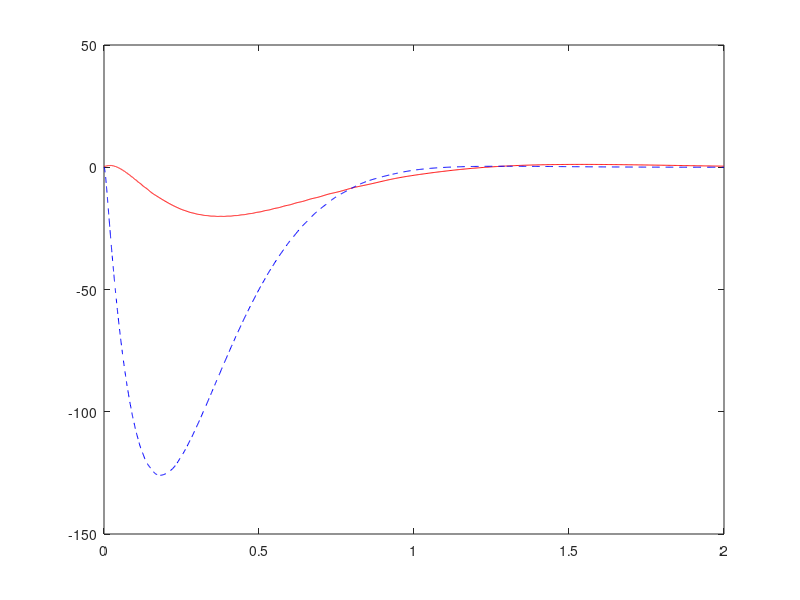

MATLAB code to generate this figure:
function []= question1()
clc
clear all;
close all;

I1=.1213;  I2 = .0116; m1=6.5225; r1=0.0983; m2=2.0458; r2=.0229; l1=.26; l2=.26;

a = I1+I2+m1*r1^2+ m2*(l1^2+ r2^2);
b = m2*l1*r2;
d = I2+ m2*r2^2;






x0= [0.33,0.1,0.0,0.0]; % Initial Condition - Format:[theta1,theta2,dtheta1,dtheta2]

tf=2;

%% Solve the closed-loop system nonlinear differential equation (PlanarArmODE) via ode45
%%ode45 solves the differential equation and returns X with respect to T.
global torque
torque=[];
global sum;
global last_t;
global last_error;


sum = [0;0];
last_t = 0;


[T,X] = ode45(@(t,x)planarArmODE(t,x),[0 tf],x0);

%% Plot Data
figure('Name','Positions ')
plot(T, X(:,1),'r-');
hold on
plot(T, X(:,2),'b--');
hold on


%% Definging Functions

    function dx = planarArmODE(t,x)
        theta_d=[0;0]; % Desired Set-Point Position
        dtheta_d=[0;0]; % Desired velocity (Derivative of theta_d)
        ddtheta_d=[0;0];
        theta= x(1:2,1);
        dtheta= x(3:4,1);
        
        global Mmat Cmat 
        
        Mmat = [a+2*b*cos(x(2)), d+b*cos(x(2));  d+b*cos(x(2)), d];
        Cmat = [-b*sin(x(2))*x(4), -b*sin(x(2))*(x(3)+x(4)); b*sin(x(2))*x(3),0];
        invMC = Mmat\Cmat;
                
        tau = PIDControl(theta_d,dtheta_d,theta,dtheta,t);
        g = 9.81;
        G_matrix = [(m1*r1 + m2*l1)*g * sin(x(1)) + m2 * r2 * g * sin(x(1) + x(2));...
            m2 * r2 * g * sin(x(1) + x(2))];
        %G_matrix = [0;0]; %for when you might as well remove G
        torque =[torque, tau];
        dx=zeros(4,1);
        dx(1) = x(3); %dtheta1
        dx(2) = x(4); %dtheta2
        dx(3:4) = -invMC* x(3:4) + (Mmat\tau + Mmat\G_matrix) - Mmat\G_matrix; % because ddot theta = -M^{-1}(C \dot Theta) + M^{-1} tau
    end

 function tau = PIDControl(theta_d,dtheta_d,theta,dtheta,t)
        Kp=[30,0;...
           0,30];
        Kv=[7,0;...
          0,3];
        Ki=[70,0;...
            0,100];
        t
        e=theta_d-theta; % position error
        dt = (t - last_t)

        de = dtheta_d - dtheta; % velocity error
        sum = sum + e*dt;

        last_t = t;
        tau = Kp*e + Kv*de + Ki*sum;
    end
    
disp('Finish.');

end
